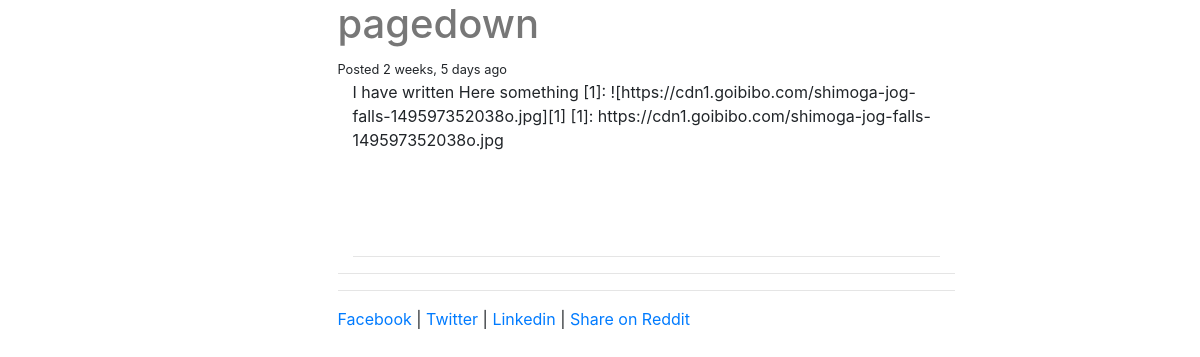
/post/details/pagedown/, run on the app's committed database.
### blog_app/models.py (models this page shows, shortened)
class Post(models.Model):
    user = models.ForeignKey(settings.AUTH_USER_MODEL, default=1, on_delete=models.CASCADE)
    title = models.CharField(max_length=120)
    content = models.TextField()
    image = models.ImageField(upload_to=upload_location, null=True, blank=True, height_field='height_field', width_field='width_field')
    height_field = models.IntegerField(default=0)
    width_field = models.IntegerField(default=0)
    updated = models.DateTimeField(auto_now=True, auto_now_add=False)
    timestamp = models.DateTimeField(auto_now=False, auto_now_add=True)
    slug = models.SlugField(unique=True)
    draft = models.BooleanField(default=False) #added in ch-35
    publish = models.DateTimeField() #added in ch-35
    objects = PostManager()

### blog_app/views.py (the view)
# urls.py: path('details/<slug:slug>/',post_details, name='post_details'),
def post_details(request,slug = None, pk=None):
    instance = get_object_or_404(Post,slug=slug)
    if instance.draft or instance.publish > timezone.now():
        if not request.user.is_staff or not request.user.is_superuser:
            raise Http404
    share_string = quote_plus(instance.content)
    context = {
        'obj_details':instance,
        'share_string':share_string
    }
    return render(request,'blog_app/post_details.html',context)

### blog_app/templatetags/urlify.py (called while the page is built)
@register.filter
def urlify(value):
    return quote_plus(value)

### blog_app/templates/blog_app/post_details.html (shortened to what this page needs)
{% extends 'blog_app/base.html' %}
{% load urlify %}
{% block content %}
<div class="col-md-7 offset-md-3">
    <h1>{{obj_details.title}}</h1><small>Posted {{obj_details.timestamp|timesince}} ago &nbsp;&nbsp;
     </small><br>
    <div class="col-md-12 content-markdown">
    <p>{{obj_details.content}}</p><br><br><br>
    <hr/>
    </div>
    <hr/>
    <hr/>
    <a href="https://www.facebook.com/sharer/sharer.php?u={{request.build_absolute_uri}}">
        Facebook
    </a>|
    <a href="https://twitter.com/home?status={{share_string}}%20{{request.build_absolute_uri}}/">
        Twitter
    </a>|
    <a
        href="https://www.linkedin.com/shareArticle?mini=true&url={{request.build_absolute_uri}}/&title={{request.build_absolute_uri}}&source={{request.build_absolute_uri}}">
        Linkedin
    </a>|
    <a href="http://www.reddit.com/submit?url={{request.build_absolute_uri}}&title={{share_string}}">Share on Reddit</a>
</div>
{% endblock content %}

### blog_app/templates/blog_app/base.html (shortened to what this page needs)
<!DOCTYPE html>
<html lang="en">
<head>
    {% load static %}
    <link rel="stylesheet" type="text/css" href="{% static '/css/style.css' %}">
    <link rel="stylesheet" href="https://stackpath.bootstrapcdn.com/bootstrap/4.4.1/css/bootstrap.min.css"
>
    <link rel="stylesheet" href="https://stackpath.bootstrapcdn.com/font-awesome/4.7.0/css/font-awesome.min.css">
</head>
<body>
    {% include 'blog_app/messages.html' %}
    <div class="container">
        {% block content %}
        {% endblock content %}
    </div>
</body>
</html>

### blog_app/templates/blog_app/messages.html (shortened to what this page needs)
<!DOCTYPE html>
<html lang="en">
<head>
</head>
<body>
</body>
</html>

### blog_app/static/css/style.css (style rules this page uses)
h1 { color: #777777; }

### data on the page
Post: title "pagedown", timestamp "2 weeks, 5 days", content "I have written Here something [1]: ![https://cdn1.goibibo.com/shimoga-jog-falls-149597352038o.jpg][1] [1]: https://cdn1.goibibo.com/shimoga-jog-falls-149597352038o.jpg"
